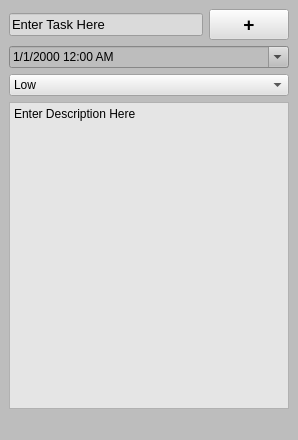
<?xml version="1.0" encoding="UTF-8"?>
<ui version="4.0">
 <class>MainWindow</class>
 <widget class="QMainWindow" name="MainWindow">
  <property name="geometry">
   <rect>
    <x>0</x>
    <y>0</y>
    <width>298</width>
    <height>440</height>
   </rect>
  </property>
  <property name="windowTitle">
   <string>MainWindow</string>
  </property>
  <property name="styleSheet">
   <string notr="true">background:rgb(189, 189, 189)</string>
  </property>
  <widget class="QWidget" name="centralwidget">
   <layout class="QVBoxLayout" name="verticalLayout">
    <item>
     <layout class="QGridLayout" name="gl_tasks"/>
    </item>
    <item>
     <layout class="QHBoxLayout" name="horizontalLayout">
      <item>
       <widget class="QLineEdit" name="tb_new_task_title">
        <property name="font">
         <font>
          <pointsize>10</pointsize>
         </font>
        </property>
        <property name="styleSheet">
         <string notr="true">background-color: rgb(218, 218, 218);</string>
        </property>
        <property name="text">
         <string>Enter Task Here</string>
        </property>
       </widget>
      </item>
      <item>
       <widget class="QPushButton" name="btn_new_task">
        <property name="font">
         <font>
          <pointsize>14</pointsize>
          <bold>true</bold>
         </font>
        </property>
        <property name="styleSheet">
         <string notr="true">background-color: rgb(222, 222, 222);</string>
        </property>
        <property name="text">
         <string>+</string>
        </property>
       </widget>
      </item>
     </layout>
    </item>
    <item>
     <widget class="QDateTimeEdit" name="dateTime">
      <property name="displayFormat">
       <string>d/M/yyyy h:mm AP</string>
      </property>
      <property name="calendarPopup">
       <bool>true</bool>
      </property>
     </widget>
    </item>
    <item>
     <widget class="QComboBox" name="priority">
      <property name="styleSheet">
       <string notr="true">background-color: rgb(226, 226, 226);</string>
      </property>
      <item>
       <property name="text">
        <string>Low</string>
       </property>
      </item>
      <item>
       <property name="text">
        <string>Medium</string>
       </property>
      </item>
      <item>
       <property name="text">
        <string>High</string>
       </property>
      </item>
     </widget>
    </item>
    <item>
     <widget class="QTextEdit" name="tb_new_task_description">
      <property name="styleSheet">
       <string notr="true">background-color: rgb(229, 229, 229);</string>
      </property>
      <property name="html">
       <string>&lt;!DOCTYPE HTML PUBLIC &quot;-//W3C//DTD HTML 4.0//EN&quot; &quot;http://www.w3.org/TR/REC-html40/strict.dtd&quot;&gt;
&lt;html&gt;&lt;head&gt;&lt;meta name=&quot;qrichtext&quot; content=&quot;1&quot; /&gt;&lt;meta charset=&quot;utf-8&quot; /&gt;&lt;style type=&quot;text/css&quot;&gt;
p, li { white-space: pre-wrap; }
hr { height: 1px; border-width: 0; }
li.unchecked::marker { content: &quot;\2610&quot;; }
li.checked::marker { content: &quot;\2612&quot;; }
&lt;/style&gt;&lt;/head&gt;&lt;body style=&quot; font-family:'Segoe UI'; font-size:9pt; font-weight:400; font-style:normal;&quot;&gt;
&lt;p style=&quot; margin-top:0px; margin-bottom:0px; margin-left:0px; margin-right:0px; -qt-block-indent:0; text-indent:0px;&quot;&gt;Enter Description Here&lt;/p&gt;&lt;/body&gt;&lt;/html&gt;</string>
      </property>
     </widget>
    </item>
   </layout>
  </widget>
  <widget class="QStatusBar" name="statusbar"/>
 </widget>
 <resources/>
 <connections/>
</ui>
